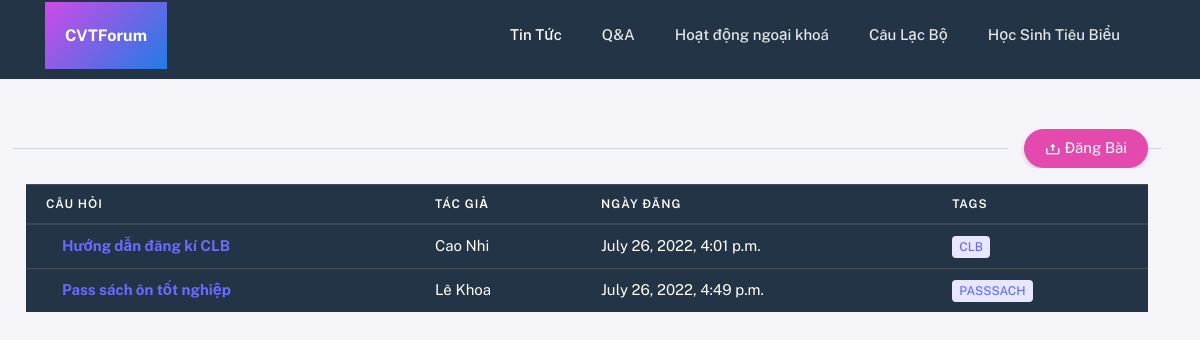
/QA/, run on the app's committed database.
### Qapps/models.py (models this page shows)
class Questions(models.Model):
    id = models.AutoField(primary_key=True)
    title = models.CharField(max_length=200)
    text = models.TextField()
    author = models.CharField(max_length=200)
    date = models.DateTimeField(auto_now_add=True)
    tag = models.CharField(max_length=200)
    objects = models.Manager()

### Qapps/views.py (the view)
# urls.py: path('QA/',views.QA,name="QA"),
def QA(request):
    Ques = Questions.objects.all()
    return render(request,"QA.html",{"Ques":Ques})

### Qapps/templates/QA.html (shortened to what this page needs)
<!DOCTYPE html>
   {% load static %}
<html
  lang="en"
  class="light-style customizer-hide"
  dir="ltr"
  data-theme="theme-default"
  data-template="vertical-menu-template-free"
>
  <head>
    <link rel="stylesheet" href="{% static 'studylap/css/animate.css' %}">
    <link rel="stylesheet" href="{% static 'studylap/css/owl.carousel.min.css' %}">
    <link rel="stylesheet" href="{% static 'studylap/css/owl.theme.default.min.css' %}">
    <link rel="stylesheet" href="{% static 'studylap/css/magnific-popup.css' %}">
    <link rel="stylesheet" href="{% static 'studylap/css/bootstrap-datepicker.css' %}">
    <link rel="stylesheet" href="{% static 'studylap/css/jquery.timepicker.css' %}">
    <link rel="stylesheet" href="{% static 'studylap/css/flaticon.css' %}">
    <link rel="stylesheet" href="{% static 'studylap/css/style.css' %}">
    <link rel="stylesheet" href="{% static 'sneat/assets/vendor/fonts/boxicons.css' %}" />
    <link rel="stylesheet" href="{% static 'sneat/assets/vendor/css/core.css' %}" class="template-customizer-core-css'%}" />
    <link rel="stylesheet" href="{% static 'sneat/assets/vendor/css/theme-default.css' %}" class="template-customizer-theme-css'%}" />
    <link rel="stylesheet" href="{% static 'sneat/assets/css/demo.css' %}" />
    <link rel="stylesheet" href="{% static 'sneat/assets/vendor/libs/perfect-scrollbar/perfect-scrollbar.css'%}" />
    <link rel="stylesheet" href="{% static 'sneat/assets/vendor/css/pages/page-auth.css'%}" />
  </head>
  <body>
   <nav class="navbar navbar-expand-lg navbar-dark ftco_navbar bg-dark ftco-navbar-light" id="ftco-navbar">
   <div class="container">
     <a class="navbar-brand" href="/"><span>CVT</span>Forum</a>
   <div class="collapse navbar-collapse" id="ftco-nav">
       <ul class="navbar-nav ml-auto">
          <li class="nav-item active"><a href="/home/" class="nav-link">Tin Tức</a></li>
         <li class="nav-item"><a href="/QA/" class="nav-link">Q&A</a></li>
         <li class="nav-item"><a href="/HDNK/" class="nav-link">Hoạt động ngoại khoá</a></li>
         <li class="nav-item"><a href="/CLB/" class="nav-link">Câu Lạc Bộ</a></li>
         <li class="nav-item"><a href="/HSTB/" class="nav-link">Học Sinh Tiêu Biểu</a></li>
     </ul>
 </div>
</div>
</nav>
<div class="content-wrapper">
            <div class="container-xxl flex-grow-1 container-p-y">
              <div class="row">
                  <div class="row justify-content-center">
                      <div class="divider text-end">
                        <div class="divider-text">  <a href="upload/"><button type="button"  class="btn rounded-pill btn-secondary">
                            <i class='bx bx-upload'></i> Đăng Bài
                            </button> </a></div>
                      </div>
                <div class="table-responsive text-nowrap">
                  <table class="table table-dark">
                    <thead>
                      <tr>
                        <th>Câu Hỏi</th>
                        <th>Tác Giả</th>
                        <th>Ngày Đăng</th>
                        <th>Tags</th>
                      </tr>
                    </thead>
                    <tbody class="table-border-bottom-0">
                        {% for q in Ques %}
                        <tr>
                        <td><a href="{% url 'details' q_id=q.id %}"> <strong>{{q.title}}</strong></a></td>
                        <td>{{q.author}}</td>
                        <td>{{q.date}}</td>
                        <td><span class="badge bg-label-primary me-1">{{q.tag}}</span></td>
                      </tr>
                        {% endfor %}
                    </tbody>
                  </table>
                </div>
              </div>
                  </div>
              </div>
            </div>
  </body>
</html>

### data on the page
Questions: title "Hướng dẫn đăng kí CLB", author "Cao Nhi", date "July 26, 2022, 4:01 p.m.", tag "CLB"
Questions: title "Pass sách ôn tốt nghiệp", author "Lê Khoa", date "July 26, 2022, 4:49 p.m.", tag "PASSSACH"
